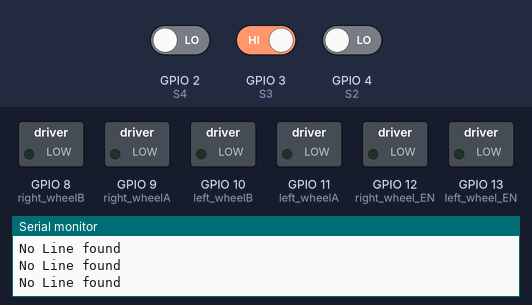
Bench run of a sketch on a simulated ESP32-S3. On the bench: switched loads named in the sketch (green lamp = pin HIGH), the last lines printed to the serial monitor. Inputs (shaded band) come from the test bench; at power-on: GPIO 2 (S4) LOW, GPIO 4 (S2) LOW, GPIO 3 (S3) HIGH.

Above: at 1.2 s.
1.3 s: GPIO 2 (S4) driven HIGH
At 2.5 s:
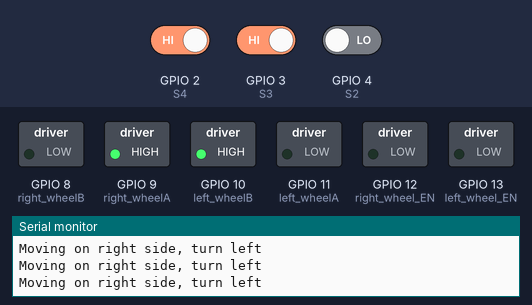
2.8 s: GPIO 2 (S4) driven LOW and GPIO 4 (S2) driven HIGH
At 4.0 s:
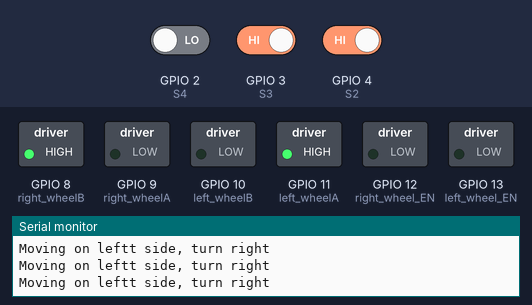
4.3 s: GPIO 3 (S3) driven LOW
7.3 s: GPIO 2 (S4) driven HIGH
At 7.8 s:
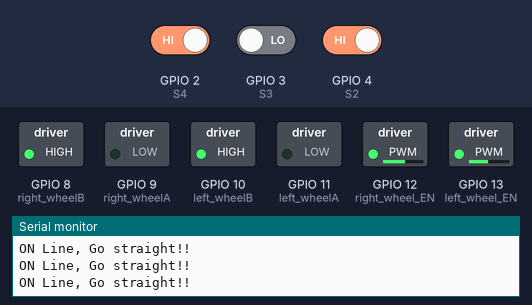
8.8 s: GPIO 2 (S4) driven LOW and GPIO 3 (S3) driven HIGH
At 9.3 s:
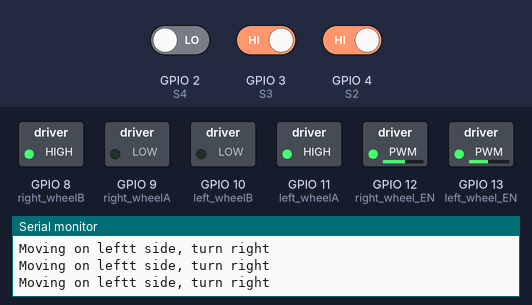
10.3 s: GPIO 4 (S2) driven LOW
Timing chart, 0 to 13.3 s (numbered marks = the images above; inputs shaded):
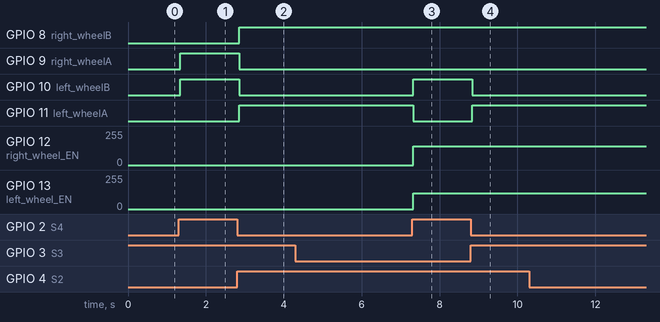

The sketch:

lfr_code.ino
```cpp
int left_wheelA = 11; int left_wheelB = 10;
int right_wheelA = 9; int right_wheelB = 8;
int left_wheel_EN = 13; int right_wheel_EN = 12;
int S2 = 4;
int S3 = 3;
int S4 = 2;
int left = HIGH;
int centre = HIGH;
int right = HIGH;
const int freq = 5000;
const int Channel_1 = 0;
const int Channel_2 = 1;
const int resolution = 8;
void setup() {
 pinMode(left_wheelA, OUTPUT); pinMode(left_wheelB, OUTPUT);
 pinMode(right_wheelA, OUTPUT); pinMode(right_wheelB, OUTPUT);

 pinMode(left_wheel_EN, OUTPUT);
 pinMode(right_wheel_EN, OUTPUT);


 pinMode(S2, INPUT);
 pinMode(S3, INPUT);
 pinMode(S4, INPUT);
 Serial.begin(9600);
 ledcSetup(Channel_1, freq, resolution);
 ledcSetup(Channel_2, freq, resolution);
 ledcAttachPin(left_wheel_EN, Channel_1);
 ledcAttachPin(right_wheel_EN, Channel_2);
}
void loop() {


 left = digitalRead(S2);
 centre = digitalRead(S3);
 right = digitalRead(S4);


 if (left == HIGH && centre == LOW && right == HIGH) {
 Serial.println("ON Line, Go straight!!");
 digitalWrite(left_wheel_EN, HIGH); digitalWrite(right_wheel_EN, HIGH);
 ledcWrite(Channel_1, 120);
 ledcWrite(Channel_2, 140);

 digitalWrite(left_wheelA, LOW); digitalWrite(left_wheelB, HIGH);
 digitalWrite(right_wheelA, LOW); digitalWrite(right_wheelB, HIGH);


 }
 else if (left == LOW && centre == HIGH && right == HIGH){
 Serial.println("Moving on right side, turn left");
 turn_left();
 }
 else if (left == HIGH && centre == HIGH && right == LOW){
 Serial.println("Moving on leftt side, turn right");

 turn_right();
 }
 else {
 Serial.println("No Line found");


 }
}
 void turn_left(void){
 digitalWrite(left_wheelA, LOW); digitalWrite(left_wheelB, HIGH);
 digitalWrite(right_wheelA, HIGH); digitalWrite(right_wheelB, LOW);
}
 void turn_right(void){
 digitalWrite(left_wheelA, HIGH); digitalWrite(left_wheelB, LOW);
 digitalWrite(right_wheelA, LOW); digitalWrite(right_wheelB, HIGH);
}
```

Measured:
- after the input at 1.3 s, GPIO 9 (right_wheelA), GPIO 10 (left_wheelB): LOW → HIGH at once
- after the input at 2.8 s, GPIO 8 (right_wheelB), GPIO 11 (left_wheelA): LOW → HIGH after 0.05 s; GPIO 9 (right_wheelA), GPIO 10 (left_wheelB): HIGH → LOW after 0.05 s
- after the input at 7.3 s, GPIO 10 (left_wheelB): LOW → HIGH at once; GPIO 11 (left_wheelA): HIGH → LOW at once; GPIO 12 (right_wheel_EN): 0/255 → 139/255 at once; GPIO 13 (left_wheel_EN): 0/255 → 120/255 at once
- after the input at 8.8 s, GPIO 10 (left_wheelB): HIGH → LOW at once; GPIO 11 (left_wheelA): LOW → HIGH at once
